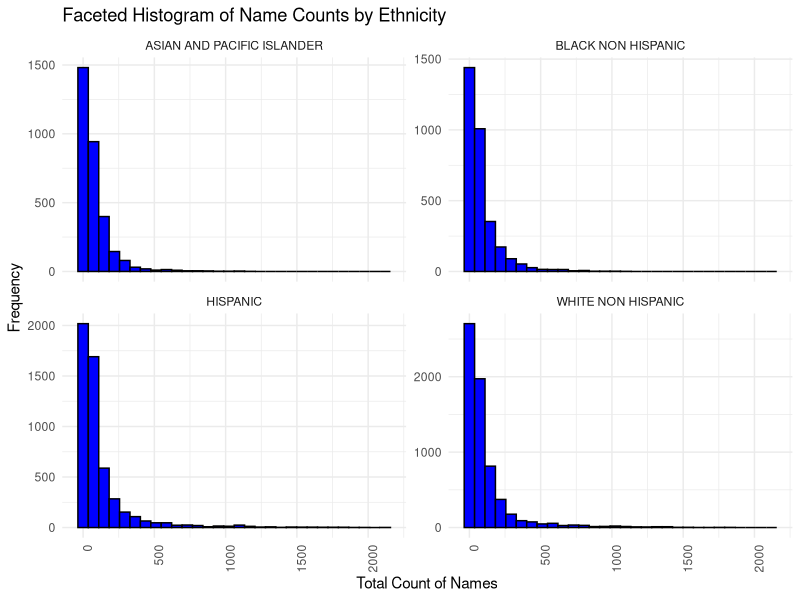
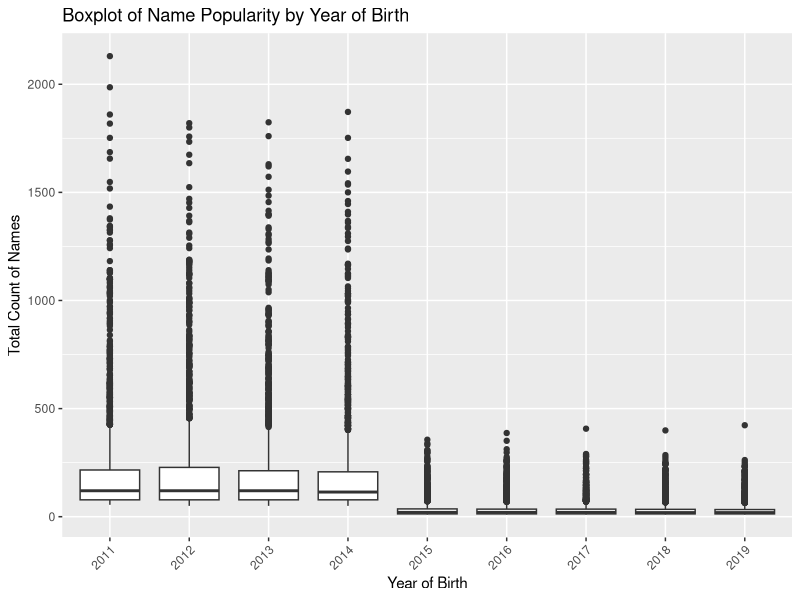
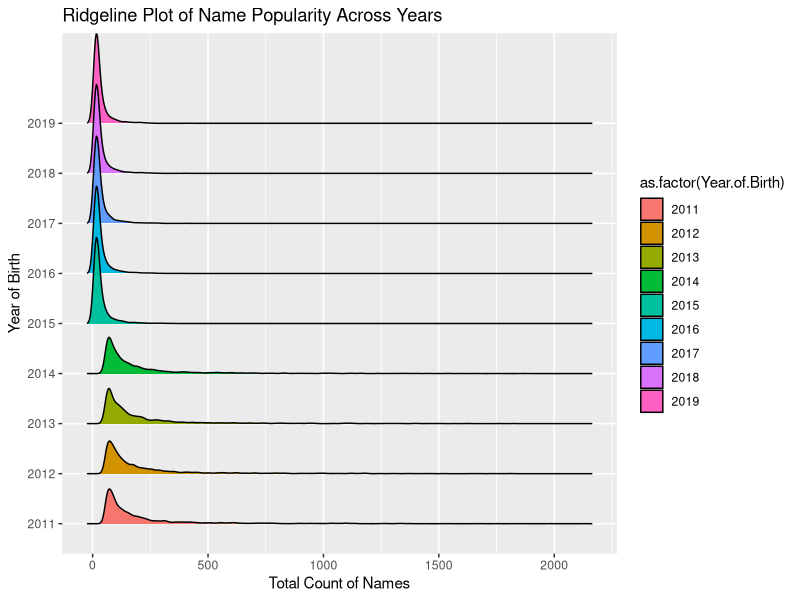
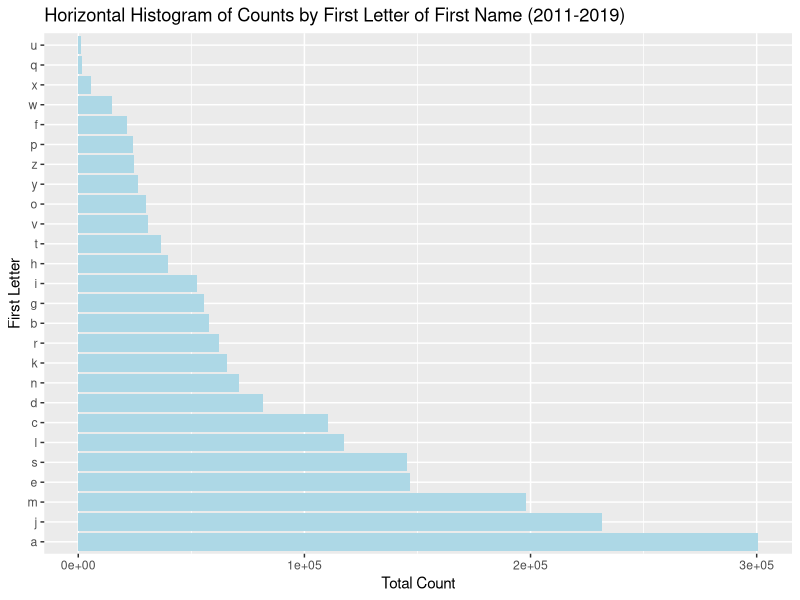
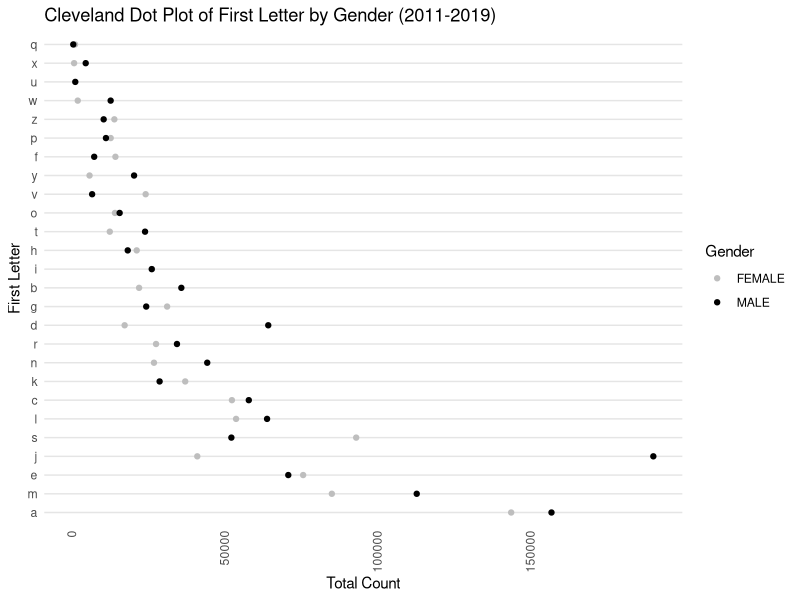

R code for these plots, in order:
## ---- chunk 1
knitr::opts_chunk$set(echo = TRUE, warning = FALSE)
library(tidyverse)
library(dplyr)
library(ggplot2)
library(ggpubr)
library(ggridges)
library(pheatmap)
## ---- chunk 2
data <- read.csv("Popular_Baby_Names.csv")
combined_data <- data %>%
            mutate(Ethnicity = case_when(
              grepl("BLACK NON HISP", Ethnicity) ~ "BLACK NON HISPANIC",
              grepl("WHITE NON HISP", Ethnicity) ~ "WHITE NON HISPANIC",
              grepl("ASIAN AND PACI", Ethnicity) ~ "ASIAN AND PACIFIC ISLANDER",
            TRUE ~ Ethnicity
            )) %>% 
            mutate(Child.s.First.Name = tolower(Child.s.First.Name)) %>% 
                 group_by(Year.of.Birth, Child.s.First.Name, Gender, Ethnicity) %>%
                 summarize(Total_Count = sum(Count), .groups="drop") %>%
                 arrange(Year.of.Birth, desc(Total_Count))
head(combined_data, 10)
## ---- chunk 3
ggplot(combined_data, aes(x=Total_Count)) +
  geom_histogram(bins=30, fill="blue", color="black") +
  facet_wrap(~Ethnicity, scales = "free_y") +
  labs(x="Total Count of Names", y="Frequency", title="Faceted Histogram of Name Counts by Ethnicity") +
  theme_minimal() +
  theme(axis.text.x = element_text(angle = 90, hjust = 1))
## ---- chunk 4
ggplot(combined_data, aes(x=as.factor(Year.of.Birth), y=Total_Count)) + 
  geom_boxplot() +
  labs(x="Year of Birth", y="Total Count of Names", title="Boxplot of Name Popularity by Year of Birth") +
  theme(axis.text.x = element_text(angle = 45, hjust = 1))
## ---- chunk 5
ggplot(combined_data, aes(x=Total_Count, y=as.factor(Year.of.Birth), fill=as.factor(Year.of.Birth))) +
  geom_density_ridges() +
  labs(x="Total Count of Names", y="Year of Birth", title="Ridgeline Plot of Name Popularity Across Years")

## ---- chunk 6
combined_data$First_Letter <- substr(combined_data$Child.s.First.Name, 1, 1)
## ---- chunk 7
first_letter_counts <- combined_data %>%
  group_by(First_Letter) %>%
  summarize(Total_Count = sum(Total_Count, na.rm = TRUE))
head(first_letter_counts, 10)
## ---- chunk 8
# Order the data frame by Count in descending order
first_letter_counts <- first_letter_counts[order(-first_letter_counts$Total_Count),]
head(first_letter_counts, 10)
## ---- chunk 9
ggplot(first_letter_counts, aes(x=reorder(First_Letter, -Total_Count), y=Total_Count)) +
  geom_bar(stat="identity", fill='lightblue') +
  coord_flip() +  # This will flip the axes to make the histogram horizontal
  xlab("First Letter") +
  ylab("Total Count") +
  ggtitle("Horizontal Histogram of Counts by First Letter of First Name (2011-2019)")
## ---- chunk 10
gender_letter_counts <- combined_data %>%
  group_by(First_Letter, Gender) %>%
  summarize(Total_Count = sum(Total_Count, na.rm = TRUE), .groups = 'drop') %>%
  ungroup()
## ---- chunk 11
gender_letter_counts$Gender <- factor(gender_letter_counts$Gender, levels = c("FEMALE", "MALE"))
gender_letter_counts$First_Letter <- as.character(gender_letter_counts$First_Letter)

# Calculate a sorting metric, like the median total count for each first letter within each gender
sorting_metric <- gender_letter_counts %>%
  group_by(First_Letter, Gender) %>%
  summarize(Median_Total_Count = median(Total_Count)) %>%
  ungroup()

# Add a sorting order to the data frame based on the median total count
gender_letter_counts <- gender_letter_counts %>%
  left_join(sorting_metric, by = c("First_Letter", "Gender")) %>%
  mutate(Sort_Order = rank(-Median_Total_Count)) %>%
  arrange(Gender, Sort_Order)

# Now create the Cleveland dot plot
ggplot(gender_letter_counts, aes(x = Total_Count, y = reorder(First_Letter, Sort_Order), color = Gender)) +
  geom_point() +
  scale_color_manual(values = c("FEMALE" = "grey", "MALE" = "black")) +
  theme_minimal() +
  labs(x = "Total Count", y = "First Letter", title = "Cleveland Dot Plot of First Letter by Gender (2011-2019)") +
  theme(panel.grid.major.x = element_blank(),
        panel.grid.minor.x = element_blank(),
        panel.grid.major.y = element_line(color="grey90"),
        axis.text.x = element_text(angle = 90, vjust = 0.5, hjust=1))

# Remove the sorting metric columns 
gender_letter_counts <- gender_letter_counts %>%
  select(-c(Median_Total_Count, Sort_Order))
